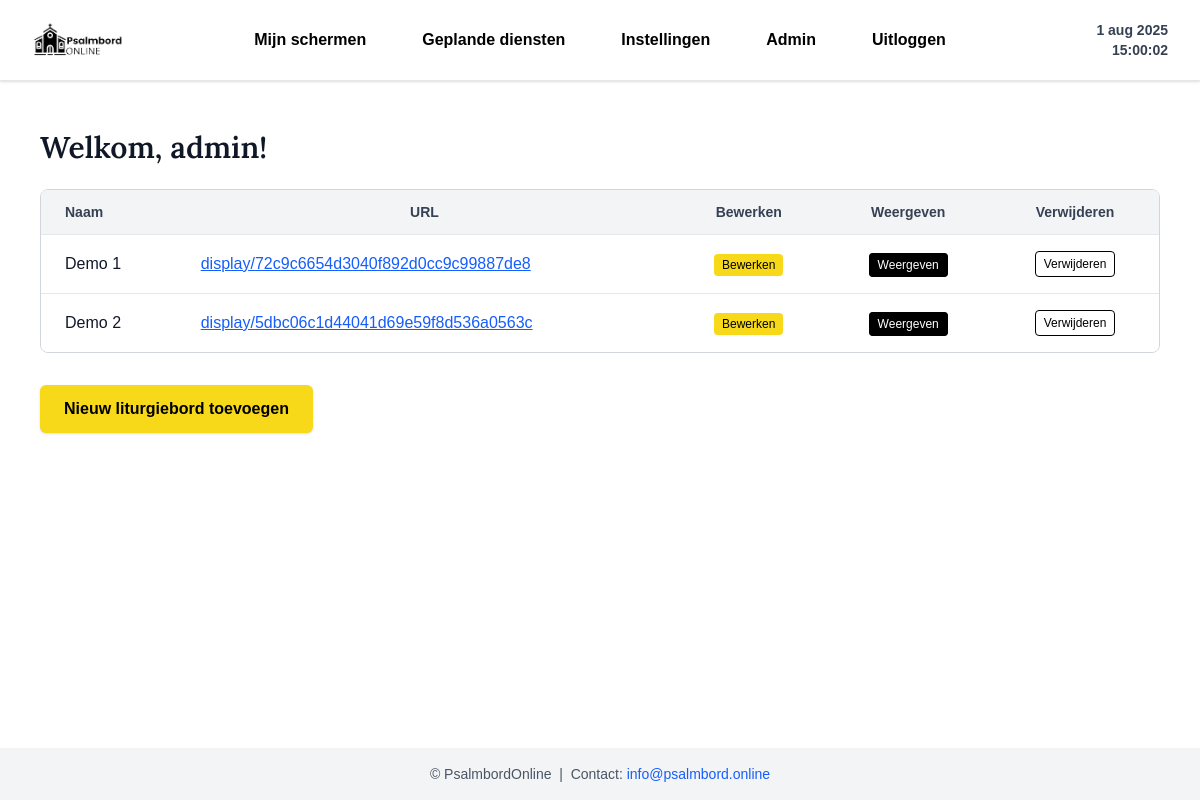
The page /portal (signed in) on the database its author committed.
### app.py (models this page shows)
class Church(db.Model):
    id = db.Column(db.Integer, primary_key=True)
    name = db.Column(db.String(150), unique=True, nullable=False)
    is_active = db.Column(db.Boolean, default=False, nullable=False)  # New field for activation state
    contact_email = db.Column(db.String(150), default='')
    contact_phone = db.Column(db.String(50), default='')
    contact_address = db.Column(db.String(200), default='')
    logo_filename = db.Column(db.String(300), nullable=True)  # New field for logo filename
    users = db.relationship('User', backref='church', lazy=True)
    boards = db.relationship('Liturgiebord', backref='church', lazy=True)

class User(UserMixin, db.Model):
    id = db.Column(db.Integer, primary_key=True)
    username = db.Column(db.String(150), unique=True, nullable=False)
    password = db.Column(db.String(150), nullable=False)
    church_id = db.Column(db.Integer, db.ForeignKey('church.id'), nullable=False)
    is_admin = db.Column(db.Boolean, default=False)

class Liturgiebord(db.Model):
    id = db.Column(db.Integer, primary_key=True)
    unique_id = db.Column(db.String(32), unique=True, nullable=False, default=lambda: uuid.uuid4().hex)
    name = db.Column(db.String(150), nullable=False)
    church_id = db.Column(db.Integer, db.ForeignKey('church.id'), nullable=False)
    line1 = db.Column(db.String(200), default='')
    line2 = db.Column(db.String(200), default='')
    line3 = db.Column(db.String(200), default='')
    line4 = db.Column(db.String(200), default='')
    line5 = db.Column(db.String(200), default='')
    line6 = db.Column(db.String(200), default='')
    line7 = db.Column(db.String(200), default='')
    line8 = db.Column(db.String(200), default='')
    line9 = db.Column(db.String(200), default='')
    line10 = db.Column(db.String(200), default='')
    background_image = db.Column(db.String(300), default=None)
    schedules = db.relationship('Schedule', secondary=board_schedule_association, back_populates='boards', lazy='dynamic')

### app.py (the view)
@app.route('/portal')
@login_required
def portal():
    boards = Liturgiebord.query.filter_by(church_id=current_user.church_id).all()
    return render_template('portal.html', boards=boards)

### app.py (called while the page is built)
@login_manager.user_loader
def load_user(user_id):
    return User.query.get(int(user_id))

@app.before_request
def impersonate_user():
    if 'impersonate_id' in session and 'admin_id' in session:
        admin = User.query.get(session['admin_id'])
        if admin and admin.is_authenticated and admin.is_admin:
            user = User.query.get(session['impersonate_id'])
            if user:
                login_user(user)
                current_user._is_impersonated = True
                current_user._real_admin_id = admin.id
    else:
        if hasattr(current_user, '_is_impersonated'):
            delattr(current_user, '_is_impersonated')
        if hasattr(current_user, '_real_admin_id'):
            delattr(current_user, '_real_admin_id')

### templates/portal.html (shortened to what this page needs)
{% extends 'base.html' %}
{% block content %}
<div class="space-y-8 max-w-6xl mx-auto px-4">
  <h2 class="text-3xl font-semibold mb-6">Welkom, {{ current_user.username }}!</h2>
  <div class="overflow-x-auto rounded-lg border border-gray-300">
    <table class="min-w-full divide-y divide-gray-200 bg-white">
      <thead class="bg-gray-100">
        <tr>
          <th class="px-6 py-3 text-left text-sm font-semibold text-gray-700">Naam</th>
          <th class="px-6 py-3 text-sm font-semibold text-gray-700">URL</th>
          <th class="px-6 py-3 text-center text-sm font-semibold text-gray-700">Bewerken</th>
          <th class="px-6 py-3 text-center text-sm font-semibold text-gray-700">Weergeven</th>
          <th class="px-6 py-3 text-center text-sm font-semibold text-gray-700">Verwijderen</th>
        </tr>
      </thead>
      <tbody class="divide-y divide-gray-200">
        {% for board in boards %}
        <tr>
          <td class="whitespace-nowrap px-6 py-4 text-gray-900">{{ board.name }}</td>
          <td class="px-6 py-4 text-blue-600 break-words">
            {% if board.church.is_active %}
            <a href="{{ url_for('display_board_unique', unique_id=board.unique_id) }}" target="_blank" class="underline hover:text-blue-800 transition">display/{{ board.unique_id }}</a>
            {% else %}
            <em>Geen actieve licentie voor dit scherm</em>
            {% endif %}
          </td>
          <td class="text-center px-6 py-4">
            <a href="{{ url_for('edit_board', board_id=board.id) }}" class="bg-[#f7d91a] text-black text-xs px-2 py-1 rounded hover:bg-yellow-300 transition">Bewerken</a>
          </td>
          <td class="relative text-center px-6 py-4">
            {% if board.church.is_active %}
            <a href="{{ url_for('display_board_unique', unique_id=board.unique_id) }}" class="bg-black text-white text-xs px-2 py-1 rounded border border-black hover:bg-gray-800 transition show-iframe-preview" target="_blank" data-url="{{ url_for('display_board_unique', unique_id=board.unique_id) }}">Weergeven</a>
            {% endif %}
          </td>
          <td class="text-center px-6 py-4">
            <form method="post" action="{{ url_for('delete_board', board_id=board.id) }}" style="display:inline;">
              <button type="submit" class="bg-white text-black text-xs px-2 py-1 rounded border border-black hover:bg-gray-100 transition" onclick="return confirm('Weet je zeker dat je dit bord wilt verwijderen?');">Verwijderen</button>
            </form>
          </td>
        </tr>
        {% endfor %}
      </tbody>
    </table>
  </div>
  <a href="{{ url_for('add_board') }}" class="bg-[#f7d91a] text-black px-6 py-3 rounded-md font-semibold shadow hover:bg-yellow-300 inline-block mb-6 transition">Nieuw liturgiebord toevoegen</a>
</div>
{% endblock %}

### templates/base.html (shortened to what this page needs)
<!DOCTYPE html>
<html lang="en">
<head>
    <script src="https://cdn.jsdelivr.net/npm/@tailwindcss/browser@4"></script>
</head>
<body class="bg-white text-gray-900 font-sans min-h-screen flex flex-col">
  <nav class="bg-white border-b border-gray-200 shadow-sm">
    <div class="max-w-7xl mx-auto px-4 sm:px-6 lg:px-8">
      <div class="flex items-center justify-between h-20">
        <div class="flex-shrink-0 flex items-center w-24">
          {% if current_user.is_authenticated and current_user.church and current_user.church.logo_filename %}
          <a href="{{ url_for('index') }}"><img src="{{ url_for('uploaded_file', filename=current_user.church.logo_filename) }}" alt="Logo" class="h-10 w-auto object-contain"></a>
          {% else %}
          <a href="{{ url_for('index') }}"><img src="{{ url_for('static', filename='default_logo.png') }}" alt="Default Logo" class="h-10 w-auto object-contain"></a>
          {% endif %}
        </div>
        <div class="hidden sm:flex flex-1 justify-center">
          <div id="nav-links" class="flex flex-row gap-2 items-center">
            {% if current_user.is_authenticated %}
      <a href="/portal" class="text-black px-6 py-3 rounded font-semibold hover:bg-[#f7d91a] hover:text-black transition">Mijn schermen</a>
      <a href="{{ url_for('global_schedules') }}" class="text-black px-6 py-3 rounded font-semibold hover:bg-[#f7d91a] hover:text-black transition">Geplande diensten</a>
      <a href="{{ url_for('church_settings') }}" class="text-black px-6 py-3 rounded font-semibold hover:bg-[#f7d91a] hover:text-black transition">Instellingen</a>
      {% if current_user.is_admin %}
      <a href="{{ url_for('admin_dashboard') }}" class="text-black px-6 py-3 rounded font-semibold hover:bg-[#f7d91a] hover:text-black transition">Admin</a>
      {% endif %}
      <a href="/logout" class="text-black px-6 py-3 rounded font-semibold hover:bg-[#f7d91a] hover:text-black transition">Uitloggen</a>
      {% else %}
      <a href="/login" class="text-black px-6 py-3 rounded font-semibold hover:bg-[#f7d91a] hover:text-black transition">Inloggen</a>
      <a href="/register" class="text-black px-6 py-3 rounded font-semibold hover:bg-[#f7d91a] hover:text-black transition">Registreren</a>
            {% endif %}
          </div>
        </div>
        <div id="current-time" class="text-gray-700 font-semibold text-right text-sm w-24" title="Huidige datum en tijd">
          <div id="current-date"></div>
          <div id="current-clock" class="mt-0"></div>
        </div>
      </div>
    </div>
  </nav>
  <main class="flex-grow max-w-7xl mx-auto w-full px-6 py-8 sm:py-12">
    {% block content %}{% endblock %}
  </main>
  <footer class="bg-gray-100 text-gray-600 text-center py-4 text-sm">
    &copy; {{ current_year }} PsalmbordOnline &nbsp;|&nbsp; Contact: <a href="mailto:info@psalmbord.online" class="text-blue-600 hover:underline">info@psalmbord.online</a>
  </footer>
</body>
</html>

### templates/base.html (style rules this page uses)
h1, h2, h3, h4, h5, h6 { font-family: 'Lora', serif; font-weight: 600; -webkit-font-smoothing: antialiased; -moz-osx-font-smoothing: grayscale; }
body { font-family: 'Dosis', sans-serif; font-weight: 300; -webkit-font-smoothing: antialiased; -moz-osx-font-smoothing: grayscale; overflow-y: scroll; }

### rows shown on the page
Church: logo_filename (picture)
User: username "admin"
Liturgiebord: name "Demo 1", unique_id "72c9c6654d3040f892d0cc9c99887de8"
Liturgiebord: name "Demo 2", unique_id "5dbc06c1d44041d69e59f8d536a0563c"
